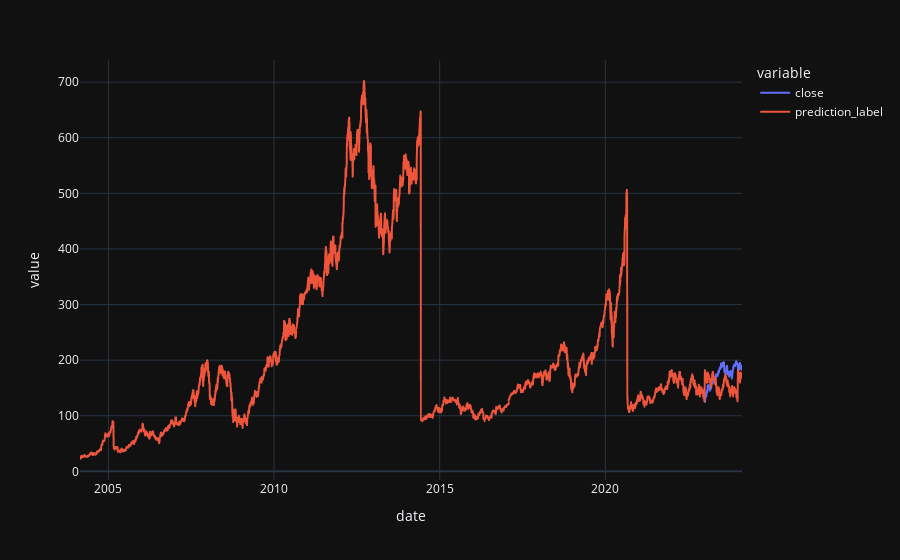

Notebook cell for this chart:
### Code cell
#  Line plot
fig = px.line(predictions, x='date', y=["close","prediction_label"], template='plotly_dark')

# Add a vertical rectangle for test-set separation
# fig.add_vrect(x0="2023-01-01", x1="2024-31-01", fillcolor="grey", opacity=0.25, line_width=0)

# Show the plot
fig.show()

### Figure 1 — Plotly figure (JSON) as saved in the notebook; plotly's stock layout.template omitted (floating-point values rounded to 4 significant figures; data arrays with more than 128 entries replaced by an {"elided": "..."} marker saying what was removed)
{"data": [{"hovertemplate": "variable=close<br>date=%{x}<br>value=%{y}<extra></extra>", "legendgroup": "close", "line": {"color": "#636efa", "dash": "solid"}, "marker": {"symbol": "circle"}, "mode": "lines", "name": "close", "showlegend": true, "type": "scattergl", "x": {"elided": "5032 str values"}, "xaxis": "x", "y": {"elided": "5032 float values"}, "yaxis": "y"}, {"hovertemplate": "variable=prediction_label<br>date=%{x}<br>value=%{y}<extra></extra>", "legendgroup": "prediction_label", "line": {"color": "#EF553B", "dash": "solid"}, "marker": {"symbol": "circle"}, "mode": "lines", "name": "prediction_label", "showlegend": true, "type": "scattergl", "x": {"elided": "5032 str values"}, "xaxis": "x", "y": {"elided": "5032 float values"}, "yaxis": "y"}], "layout": {"legend": {"title": {"text": "variable"}, "tracegroupgap": 0}, "margin": {"t": 60}, "xaxis": {"anchor": "y", "domain": [0, 1], "title": {"text": "date"}}, "yaxis": {"anchor": "x", "domain": [0, 1], "title": {"text": "value"}}}}
